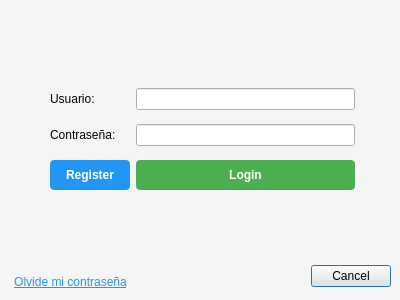
<?xml version="1.0" encoding="UTF-8"?>
<ui version="4.0">
 <class>LoginDialog</class>
 <widget class="QDialog" name="LoginDialog">
  <property name="geometry">
   <rect>
    <x>0</x>
    <y>0</y>
    <width>400</width>
    <height>300</height>
   </rect>
  </property>
  <property name="windowTitle">
   <string>Dialog</string>
  </property>
  <property name="styleSheet">
   <string notr="true">QDialog{
    background-image: url(&quot;:/img/register_bg2.jpg&quot;);
    background-repeat: no-repeat;
    background-position: center;
}

/* Estilo base para el diálogo */
QDialog {
    background-color: #f5f5f5;
    font-family: 'Segoe UI', Arial, sans-serif;
}

/* Estilo para los QLineEdit */


/* Botón de Login */
QPushButton#loginButton {
    background-color: #4CAF50;
    color: white;
    border: none;
    padding: 8px 16px;
    border-radius: 4px;
    font-weight: bold;
}

/* Botón de Register */
QPushButton#registerButton {
    background-color: #2196F3;
    color: white;
    border: none;
    padding: 8px 16px;
    border-radius: 4px;
    font-weight: bold;
}

/* Botón de Forgot Password */
QPushButton#forgotButton {
    background-color: transparent;
    color: #2196F3;
    border: none;
    text-decoration: underline;
    padding: 4px;
}

/* Botón Cancel (si existe) */
QPushButton[text=&quot;Cancel&quot;] {
    background-color: #f44336;
    color: white;
    border: none;
    padding: 8px 16px;
    border-radius: 4px;
}</string>
  </property>
  <widget class="QDialogButtonBox" name="buttonBox">
   <property name="geometry">
    <rect>
     <x>200</x>
     <y>260</y>
     <width>191</width>
     <height>32</height>
    </rect>
   </property>
   <property name="orientation">
    <enum>Qt::Orientation::Horizontal</enum>
   </property>
   <property name="standardButtons">
    <set>QDialogButtonBox::StandardButton::Cancel</set>
   </property>
  </widget>
  <widget class="QWidget" name="layoutWidget">
   <property name="geometry">
    <rect>
     <x>50</x>
     <y>80</y>
     <width>305</width>
     <height>118</height>
    </rect>
   </property>
   <layout class="QGridLayout" name="gridLayout">
    <item row="0" column="1">
     <widget class="QLineEdit" name="userLineEdit">
      <property name="text">
       <string/>
      </property>
     </widget>
    </item>
    <item row="1" column="1">
     <widget class="QLineEdit" name="passLineEdit">
      <property name="echoMode">
       <enum>QLineEdit::EchoMode::Password</enum>
      </property>
     </widget>
    </item>
    <item row="1" column="0">
     <widget class="QLabel" name="label_2">
      <property name="text">
       <string>Contraseña:</string>
      </property>
     </widget>
    </item>
    <item row="2" column="1">
     <widget class="QPushButton" name="loginButton">
      <property name="text">
       <string>Login</string>
      </property>
     </widget>
    </item>
    <item row="0" column="0">
     <widget class="QLabel" name="label">
      <property name="text">
       <string>Usuario:</string>
      </property>
     </widget>
    </item>
    <item row="2" column="0">
     <widget class="QPushButton" name="registerButton">
      <property name="text">
       <string>Register</string>
      </property>
     </widget>
    </item>
   </layout>
  </widget>
  <widget class="QPushButton" name="forgotButton">
   <property name="geometry">
    <rect>
     <x>10</x>
     <y>270</y>
     <width>121</width>
     <height>24</height>
    </rect>
   </property>
   <property name="text">
    <string>Olvide mi contraseña</string>
   </property>
  </widget>
 </widget>
 <resources/>
 <connections>
  <connection>
   <sender>buttonBox</sender>
   <signal>accepted()</signal>
   <receiver>LoginDialog</receiver>
   <slot>accept()</slot>
   <hints>
    <hint type="sourcelabel">
     <x>248</x>
     <y>254</y>
    </hint>
    <hint type="destinationlabel">
     <x>157</x>
     <y>274</y>
    </hint>
   </hints>
  </connection>
  <connection>
   <sender>buttonBox</sender>
   <signal>rejected()</signal>
   <receiver>LoginDialog</receiver>
   <slot>reject()</slot>
   <hints>
    <hint type="sourcelabel">
     <x>316</x>
     <y>260</y>
    </hint>
    <hint type="destinationlabel">
     <x>286</x>
     <y>274</y>
    </hint>
   </hints>
  </connection>
 </connections>
</ui>
